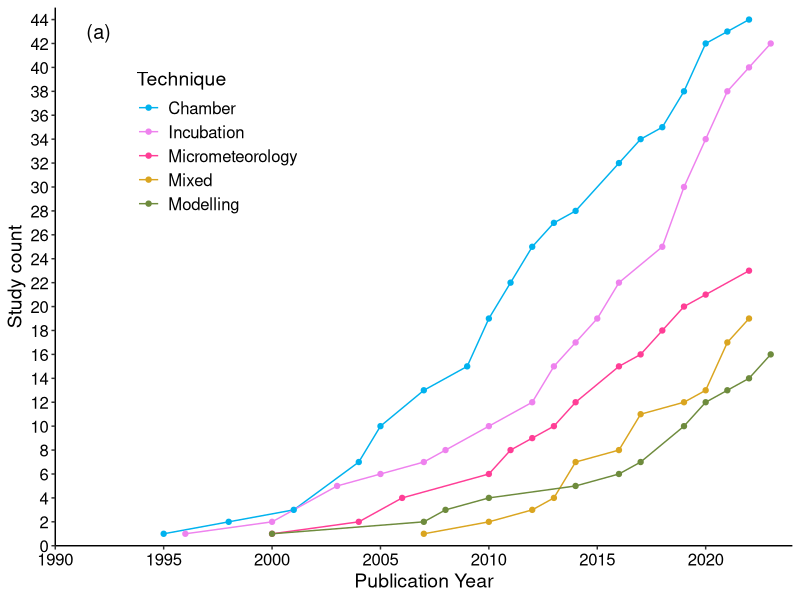
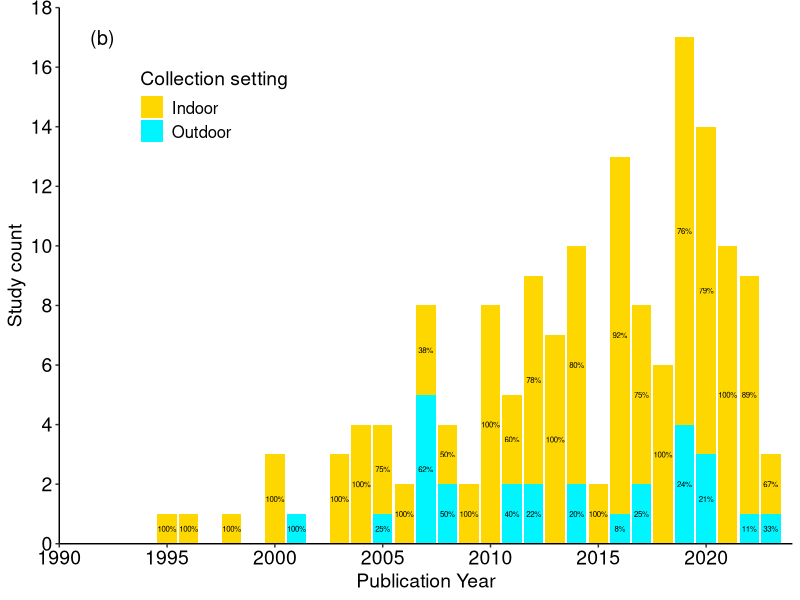
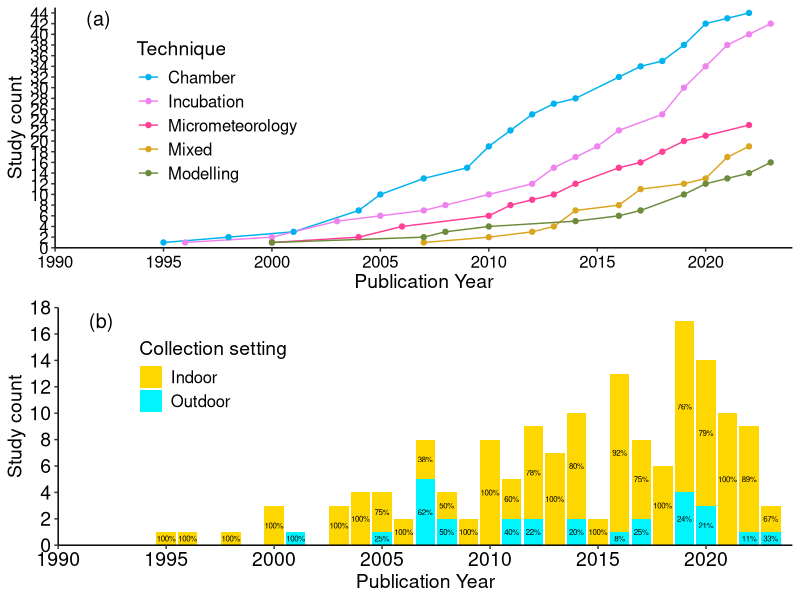
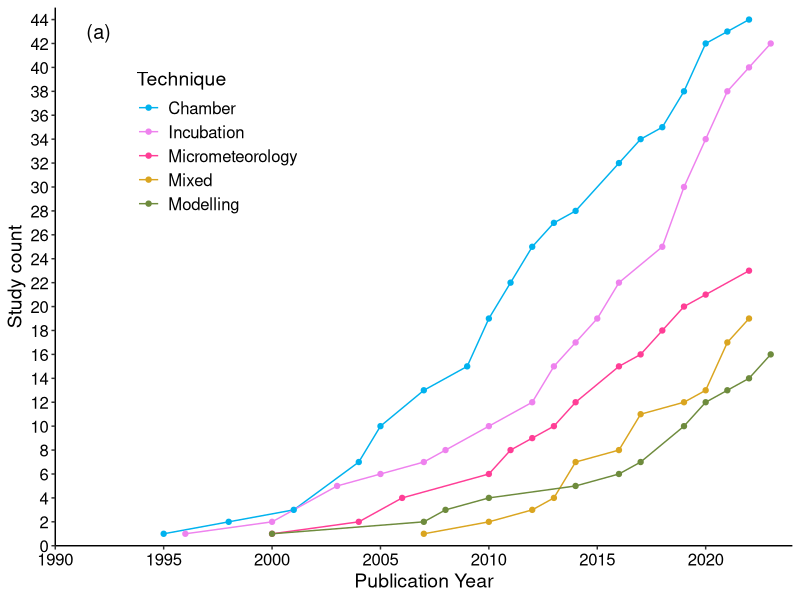

Here is the R script that generated these plots, in order:
#To prepare figure for techniques, CH4 only
#Figure 2
library(tidyverse); library(ggpubr)

#read data
GHG.CH4 <- read.csv("input/Canada GHG storage lit review data 20240611.csv",header = T)
#obtain studies from storage measurement 
GHG.storage <- GHG.CH4[grepl("Storage", GHG.CH4$GHG.source),]
GHG.storage <- GHG.storage[GHG.storage$CH4 == TRUE,]
GHG.storage <- GHG.storage %>%
  drop_na(Livestock)
GHG.storage[GHG.storage$ID==9,"Technique"] <- 'Incubation'
GHG.storage[GHG.storage$ID==33,"Technique"] <- 'Incubation'
GHG.storage[GHG.storage$ID==225,"Technique"] <- 'Soil chamber'

# Define custom colors, cold for indoor, warm for outdoor
cold_colors <- c("deepskyblue2", "violet", "violetred1", "goldenrod")
warm_colors <- c("darkolivegreen4", "limegreen", "turquoise1", "gold")



#Techniques 
Tech_data <- GHG.storage %>%
  separate_rows(Technique, sep = ",\\s*")
Tech_data[Tech_data$Technique=='Soil chamber',"Technique"] <- "Chamber"
Tech_data[Tech_data$Technique=='Animal chamber',"Technique"] <- "Chamber"
Tech_data <- Tech_data %>%
  group_by(Pub..year,Technique) %>%
  summarise(Number = n()) %>%
  ungroup() %>%
  group_by(Technique) %>%
  arrange(Pub..year) %>%
  mutate(Tech = cumsum(Number)) %>%
  ungroup() %>%
  group_by(Pub..year) %>%
  mutate(Percentage = Number / sum(Number) * 100)

#Set the order for the techniques
Tech_data$Technique <- factor(Tech_data$Technique, 
                              levels = c("Chamber", "Incubation", "Micrometeorology", 
                                         "Mixed", "Modelling"))
tapply(Tech_data$Number,Tech_data$Technique,sum)
#Animal chamber #6 4.2%, Incubation #43 29.2%, Micrometeorology #23 16.0%, 
#Mixed #17 13.2%, Modelling #16 11.1%, Soil chamber #38 26.4%.



#separate indoor and outdoor.
GHG.storage <- GHG.storage %>%
  drop_na(Collection.Setting)
GHG.storage$Collection.Setting[GHG.storage$Collection.Setting == "Mixed"] <- "Indoor, Outdoor"
Tech_method <- GHG.storage %>%
  separate_rows(Collection.Setting, sep = ",\\s*") %>%
  group_by(Pub..year,Collection.Setting) %>%
  summarise(Number = n()) %>%
  ungroup() %>%
  group_by(Pub..year) %>%
  mutate(Percentage = Number / sum(Number) * 100)
tapply(Tech_method$Number,Tech_method$Collection.Setting,sum)
#Indoor #128 82.6%, Outdoor #27 17.4%.


#Figure on techniques
Figure3a <- ggplot(Tech_data, aes(x = Pub..year, y = Tech, color = Technique)) +
  geom_line() +
  geom_point() +
  labs(x = "Publication Year", y = "Study count") +
  scale_color_manual(values = c(cold_colors[1:4],warm_colors[1:4])) +
  theme_classic() +
  theme(axis.text = element_text(size = 12, colour = "black"),
        axis.title.x = element_text(size = 14),
        axis.title.y = element_text(size = 14),
        legend.position = c(0.1, 0.9),  # Adjust the legend position
        legend.justification = c(0, 1),  # Align the legend to top-left
        legend.title = element_text(size = 14),  # Adjust legend title font size
        legend.text = element_text(size = 12),
        axis.line = element_line(color = "black")) +
  scale_y_continuous(limits = c(0, 45), 
                     breaks = seq(0, 45, by = 2),
                     expand = c(0, 0))+
  scale_x_continuous(limits = c(1990, 2024), 
                     breaks = seq(1990, 2024 , by = 5),
                     expand = c(0, 0))  +
  annotate("text", x = 1992, y = 43, 
           label = "(a)",size = 5)
Figure3a

Figure3b <- ggplot(Tech_method, aes(x = Pub..year, y = Number, fill = Collection.Setting)) +
  geom_bar(stat = "identity") +
  labs(x = "Publication Year", y = "Study count", fill = "Collection setting") +
  scale_fill_manual(values = c("gold", "turquoise1")) +
  theme_classic() +
  theme(axis.text = element_text(size = 14, colour = "black"),
        axis.title.x = element_text(size = 14),
        axis.title.y = element_text(size = 14),
        legend.position = c(0.1, 0.9),  # Adjust the legend position
        legend.justification = c(0, 1),  # Align the legend to top-left
        legend.title = element_text(size = 14),  # Adjust legend title font size
        legend.text = element_text(size = 12),
        axis.line = element_line(color = "black")) +
  geom_text(aes(label = paste0(round(Percentage, 0), "%")),
            position = position_stack(vjust = 0.5),
            size = 2) +
  scale_y_continuous(limits = c(0, 18), 
                     breaks = seq(0, 18, by = 2),
                     expand = c(0, 0)) +
  scale_x_continuous(limits = c(1990, 2024), 
                     breaks = seq(1990, 2024 , by = 5),
                     expand = c(0, 0)) +
  annotate("text", x = 1992, y = 17, 
           label = "(b)",size = 5)
Figure3b


#Export figure
ggsave("output/Figure3 - Techniques CH4.png", 
       ggarrange(Figure3a, Figure3b,
                 ncol = 1, nrow = 2),
       width = 24, height = 24, units = "cm",
       dpi = 300)

ggsave("output/Figure3a - Techniques CH4.png", Figure3a,
       width = 24, height = 12, units = "cm",
       dpi = 300)
